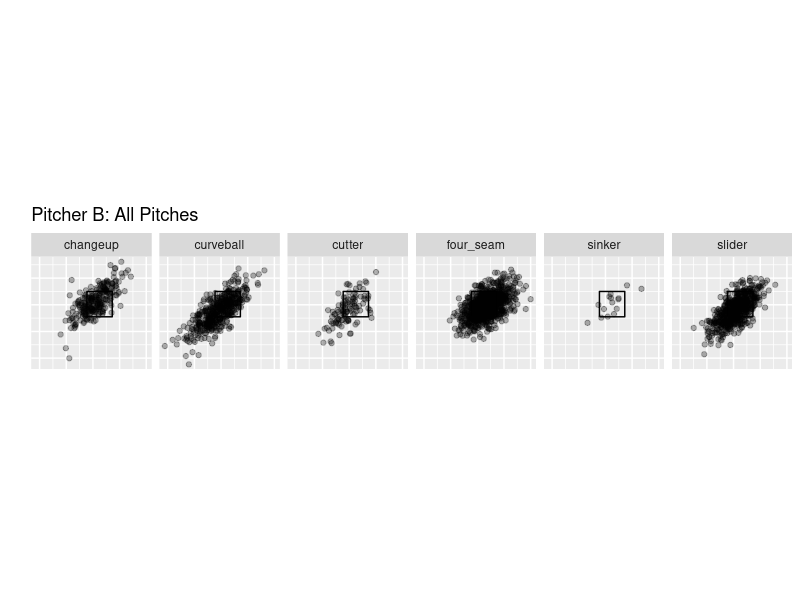
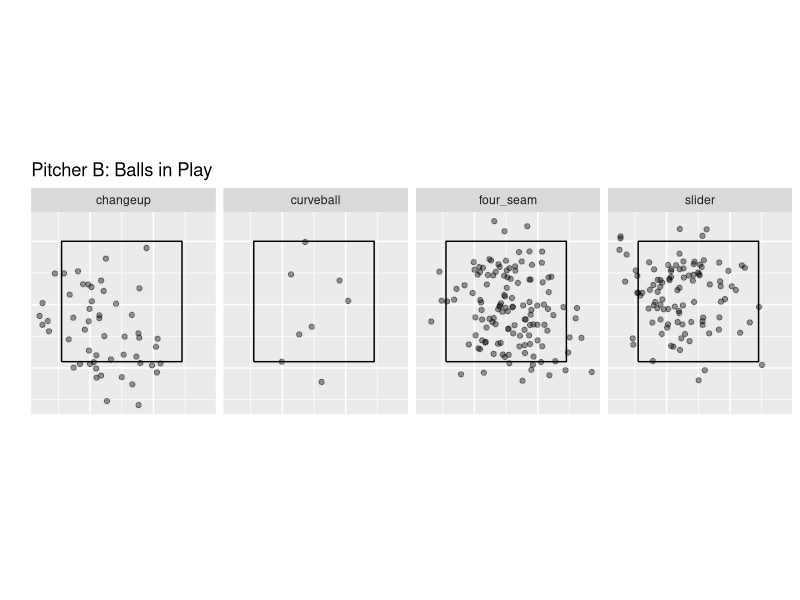
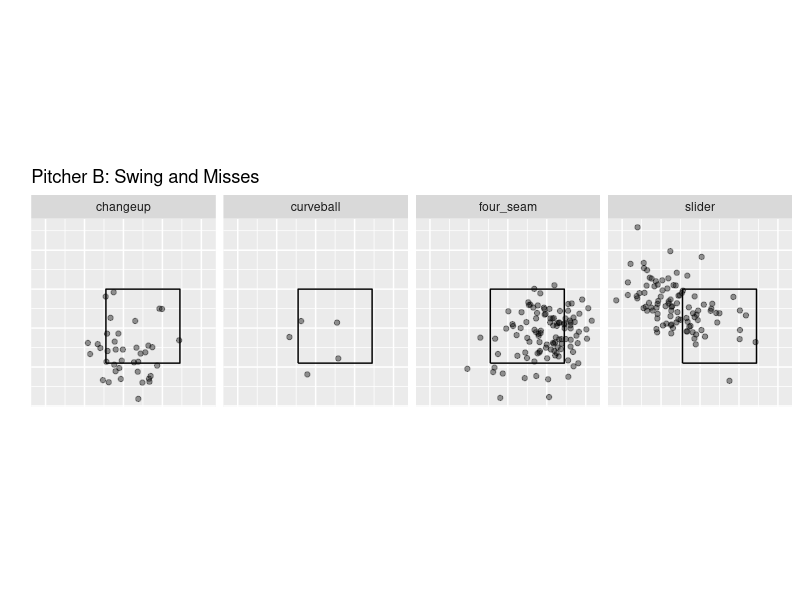

Recreate these plots in R, in order. (Note: this script raises an error after producing the figures.)
#import .csv file
pitcherdata <- read.csv("pitch_data.csv", header = TRUE, sep = ",")

library(tidyverse)

x <- c(1.55, 3.45, 3.45, 1.55, 1.55)
z <- c(-0.9, -0.9, 1, 1, -0.9)

sz <- tibble(x,z)

pitcherdata %>% 
  filter(pitcher_id == "player_a") %>% 
  ggplot(aes(x=plate_loc_height, y=plate_loc_side))+
  geom_path(data = sz, aes(x=x, y=z))+
  coord_equal()+
  geom_point(alpha = 0.3)+
  theme(axis.text.x = element_blank(), axis.ticks.x = element_blank(), axis.text.y = element_blank(), axis.ticks.y = element_blank())+
  facet_grid(~ pitch_type)+
  xlab("")+
  ylab("")+
  ggtitle("Pitcher B: All Pitches")

pitcherdata %>% 
  filter(pitch_call == "in_play", pitcher_id == "player_b") %>% 
  ggplot(aes(x=plate_loc_height, y=plate_loc_side))+
  geom_path(data = sz, aes(x=x, y=z))+
  coord_equal()+
  geom_point(alpha = 0.4)+
  theme(axis.text.x = element_blank(), axis.ticks.x = element_blank(), axis.text.y = element_blank(), axis.ticks.y = element_blank())+
  facet_grid(~ pitch_type)+
  xlab("")+
  ylab("")+
  ggtitle("Pitcher B: Balls in Play")

pitcherdata %>% 
  filter(pitch_call == "strike_swinging", pitcher_id == "player_b") %>% 
  ggplot(aes(x=plate_loc_height, y=plate_loc_side))+
  geom_path(data = sz, aes(x=x, y=z))+
  coord_equal()+
  geom_point(alpha = 0.4)+
  theme(axis.text.x = element_blank(), axis.ticks.x = element_blank(), axis.text.y = element_blank(), axis.ticks.y = element_blank())+
  facet_grid(~ pitch_type)+
  xlab("")+
  ylab("")+
  ggtitle("Pitcher B: Swing and Misses")
  

pitcherdata %>%
  filter(pitcher_id =="player_a") %>% 
  mutate(First_Pitch_Strike = ifelse((pitch_of_pa == 1)&((pitch_call == "foul_ball")|(pitch_call == "in_play")|(pitch_call == "strike_called")|(pitch_call == "strike_swinging")), 1,0),
         strike = ifelse(((pitch_call == "foul_ball")|(pitch_call == "in_play")|(pitch_call == "strike_called")|(pitch_call == "strike_swinging")), 1,0),
         swing = ifelse((pitch_call == "foul_ball")|(pitch_call == "in_play")|(pitch_call == "strike_swinging"), 1,0),
         BIP = ifelse(hit_type == "", 0, 1)) %>% 
  group_by(pitch_type) %>% 
  summarise(FirstPitchStrikePercent= mean(First_Pitch_Strike), StrikePercent = mean(strike), SwingPercent = mean(swing), BIP_Percent = mean(BIP))

pitcherdata %>% 
  filter(pitcher_id =="player_b") %>% 
  filter(pitch_call %in% c("in_play", "strike_swinging", "foul_ball")) %>% 
  mutate(whiff = ifelse(pitch_call == "strike_swinging", 1, 0)) %>% 
  group_by(pitch_type) %>% 
  summarise(whiffPercent = mean(whiff))

pitcherdata %>% 
  filter(pitcher_id =="player_b") %>% 
  filter(pitch_call %in% c("in_play", "strike_swinging", "foul_ball")) %>% 
  mutate(whiff = ifelse(pitch_call == "strike_swinging", 1, 0)) %>% 
  group_by(pitch_type) %>% 
  summarise(whiffPercent = mean(whiff))

HH_stats = pitcherdata %>% 
  filter(pitcher_id =="player_b") %>%
  filter(pitch_call == "in_play") %>% 
  mutate(HH = ifelse(exit_speed >= 95, 1, 0),
         GB = ifelse(((hit_type == "soft_ground_ball")|(hit_type == "medium_ground_ball"|(hit_type == "hard_ground_ball")| hit_type == "bunt")), 1, 0),
         LD = ifelse(((hit_type == "soft_line_drive")|(hit_type == "medium_line_drive"|(hit_type == "hard_line_drive"))), 1, 0),
         FB = ifelse(((hit_type == "soft_fly_ball")|(hit_type == "medium_fly_ball"|(hit_type == "hard_fly_ball"|(hit_type == "pop_up")))), 1, 0)) %>% 
  group_by(pitch_type) %>% 
  summarise(HHPercent = mean(HH), GB_Percent = mean(GB), LD_Percent = mean(LD), FB_Percent = mean(FB))
  
  
write.csv(summary_stats, "summary_stats.csv")
write.csv(whiff_stats, "whiff_stats")
write.csv(HH_stats, "HH_stats.csv")

  
  
  
  
  


